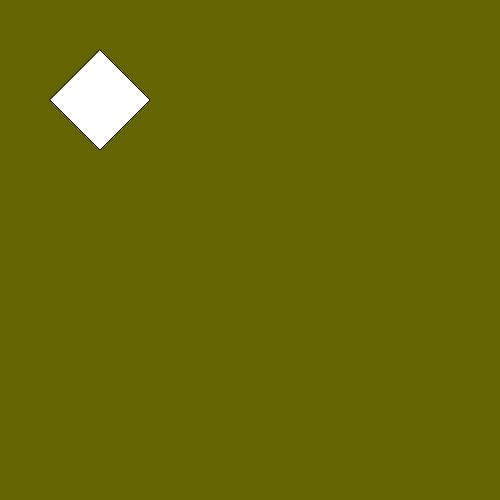
Frame 1 (no input)
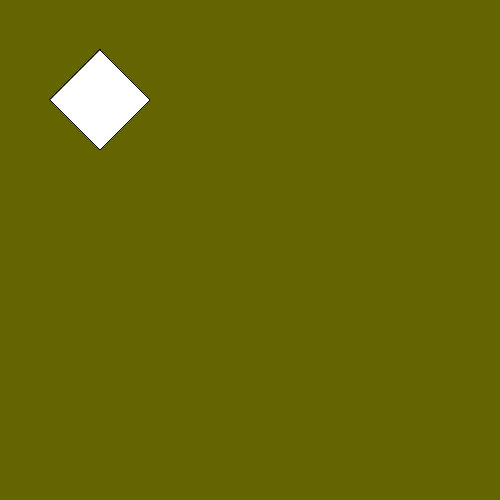
Frame 60 (no input)
Frame 120 (the mouse pressed at the canvas centre since frame 60): identical to frame 60, image omitted

The p5.js sketch that drew these frames (run headless with seeded random() and noise() and a simulated clock; from frame 60 on, the mouse is pressed at the canvas centre):

// p5.js sketch
// ── sketch.js
function setup() {
createCanvas(500,500);
background(100,100,0);
}

function draw() {
  
	  quad(100, 50, 150, 100, 100, 150, 50, 100);
	}
